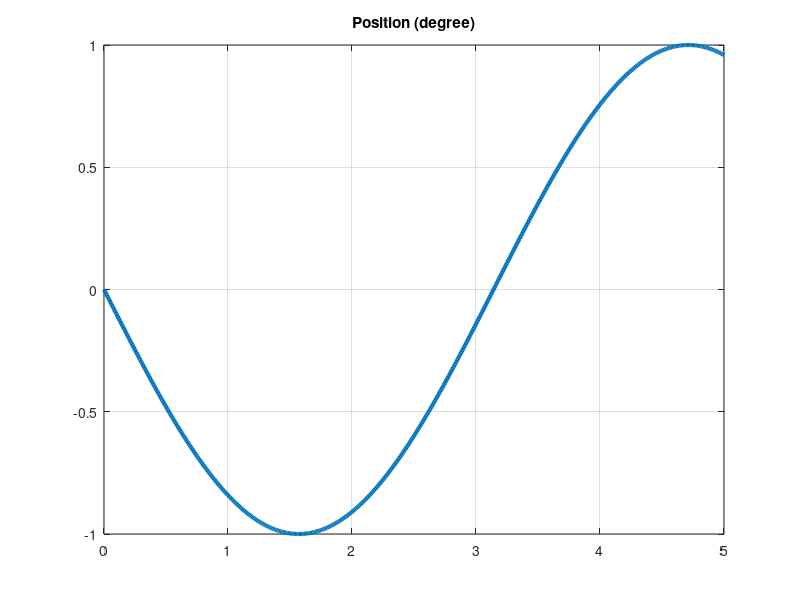
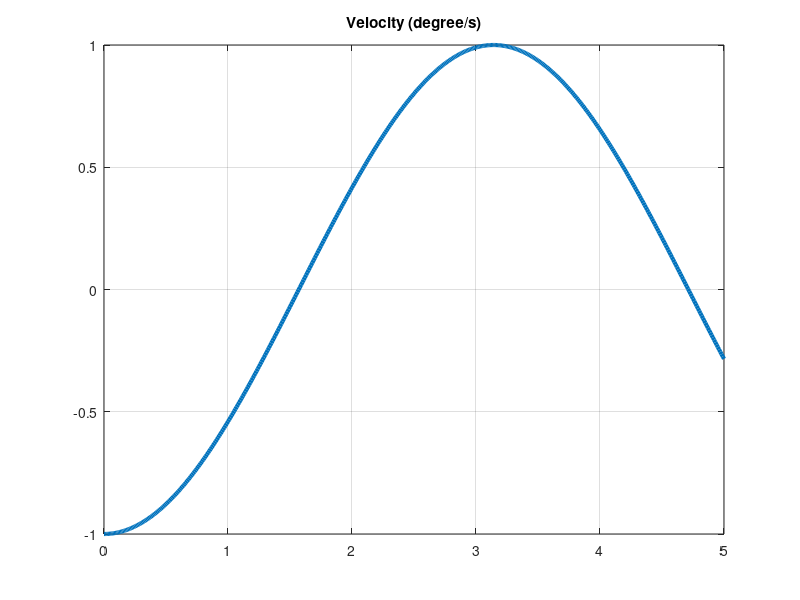

Source code (MATLAB) for these figures, in order: (Note: this script raises an error after producing the figures.)
%% HW6 Code for implementing Adaptive and Robust Controller on 1 Link Arm
%% By: Mostafa Atalla
%% RBE 502 Robotics Control course by Prof. Jie Fu

clc
clear all;
close all;


%% Initialization for Trajectory Tracking%% 
% Setting the initial,final conditions and the time span.
x0=[-1 0.5];         %Setting initial conditions for the state vector
tf=5;               %Final time 

%% Adaptive Passivity based Controller Input
lambda=1;                              %Lambda Square positive definite matrix for lyapanuv Based Controller.
kv=10;                                  %Kv matrix.
L=[0.6 0 0;0 0.1 0;0 0 0.3];           %Symmetric Positive definite matrix

cont_input={lambda,kv,L}               %Controller input cell

%original system paramters%
I=7.5;
mgd=6;
fv=1.5;

original_param=[I mgd fv]; %original parameters vector

%Initial estimate%
I_e=8;
mgd_e=5;
fv_e=2.5;

estimate_param=[I_e mgd_e fv_e]; %estimated parameters vector

% Initial alfa
alfa0=[mgd_e; fv_e; I_e]
x0_p=[x0 mgd_e fv_e I_e];
%% Inverse Dynamics Robust Controller
gama=[10 10 10 10];
p=[1 0;0 1];
B=[0;1];
kp=40;
kd=30;

%% GENERATE TRAJECTORY USING TwoLinkArmTraj matlab file.
t=0:0.01:tf;
figure('Name','Position');
plot(t,-sin(t),'LineWidth',3);
title('Position (degree)')
grid on

figure('Name','Velocity');
plot(t,-cos(t),'LineWidth',3);
title('Velocity (degree/s)')
grid on


%nofigure=2;
%[a] = TwoLinkArmTraj(x0_traj(1),x0_traj(2), xf(1),xf(2),tf, nofigure) %Trajectory Generation for the first Link


%% Implement the adaptivePassive control  
global ii
ii=1
global jj
jj=0
global ddtheta
ddtheta(ii)=0;
options = odeset('RelTol',1e-4,'AbsTol',[1e-4, 1e-4 1e-4, 1e-4 1e-4]);
[T,X] = ode45(@(t,x) adaptivePassive(t,x,cont_input,original_param,estimate_param,alfa0),[0 tf],x0_p, options)

figure(1);
subplot
hold on
plot(T, X(:,1),'m-');
legend('Position Trajectory','Passivity Based Adaptive Controller')
title('Position Convergence Under Passivity Based Adaptive Controller')
xlabel('Time')
ylabel('Theta (Degrees)')

figure(2);
hold on
plot(T, X(:,2),'m--');
legend('Velocity Trajectory','Passivity Based Adaptive Controller')
title('Velociy Convergence Under Passivity Based Adaptive Controller')
xlabel('Time')
ylabel('Theta_dot')

%% error in the parameters
%error in the mgd
figure(3);
error_mgd=(abs(X(:,3)-mgd)/mgd)*100;
plot(T,error_mgd,'k--');
hold on
error_fv=(abs(X(:,4)-fv)/fv)*100;
plot(T,error_fv,'b-');
hold on
error_I=(abs(X(:,5)-I)/I)*100;
plot(T,error_I,'m-');
hold on
legend('error in gravity term','error in friction term','error in inertia term')
title('Errors in the parameters')
xlabel('Time')
ylabel('Error Percentege')
grid on
%% Inverse Dynamics Robust Controller 
global o
options = odeset('RelTol',1e-4,'AbsTol',[1e-4, 1e-4]);
[T,Y] = ode45(@(t,y)inverseDCRobust(t,y,gama,B,p,kp,kd,estimate_param,original_param,o),[0 tf],x0, options)%

figure(1);
hold on
plot(T, Y(:,1),'k--');
legend('Position Trajectory','Passivity Based Adaptive Controller','Inverse Dynamics Robust Controller')
title('Position Convergence Under Inverse Dynamics Robust Controller')
xlabel('Time')
ylabel('Theta (Degrees)')

figure(2);
hold on
plot(T, Y(:,2),'k-');
legend('Velocity Trajectory','Passivity Based Adaptive Controller','Inverse Dynamics Robust Controller')
title('Velocity Convergence Under Inverse Dynamics Robust Controller')
xlabel('Time')
ylabel('Theta_dot')